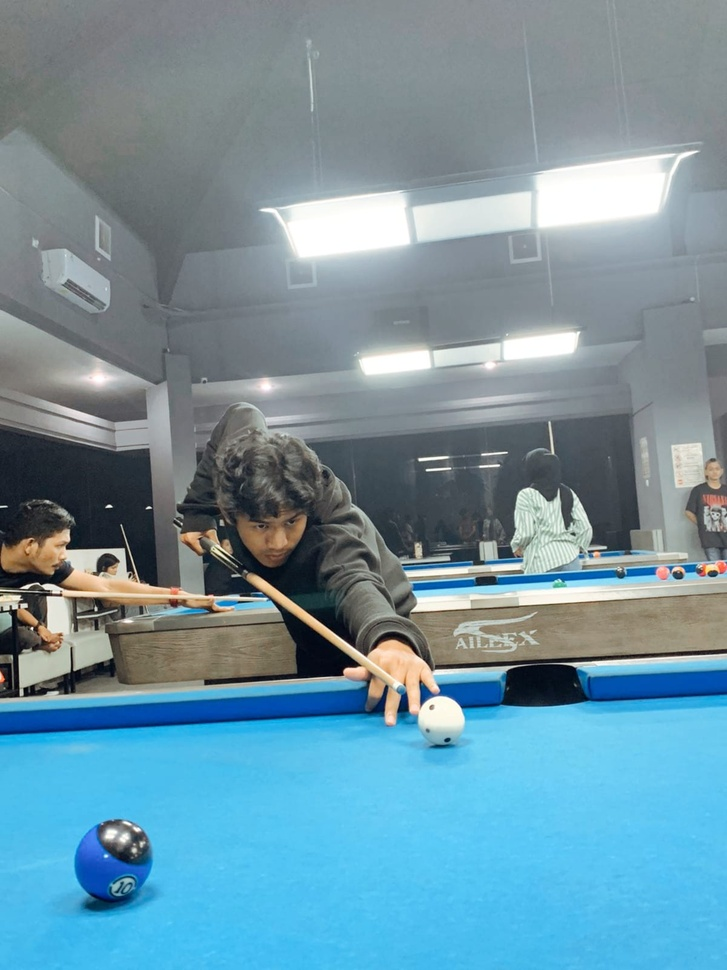
#> input picture belajar-python/Study_ Opencv/image_processing/zaed.jpeg, 727 x 970 px, shrunk from 1200 x 1600 before the run
$ python 'belajar_opencv3(mengubahtranslasi-poto).py'
#> lines starting #> are read from the running program, lines starting #| are printed output that depends on the picture
import cv2
import matplotlib.pyplot as plt
import numpy as np

# Read image from disk
img = cv2.imread('zaed.jpeg')
#> img is the input picture: shape (970, 727, 3); mean B, G, R 162.7, 148.4, 113.4
# Convert BRG to RGB
image_rgb = cv2.cvtColor(img, cv2.COLOR_BGR2RGB)

width = image_rgb.shape[1]
#> width = 727
height = image_rgb.shape[0]
#> height = 970

tx = -70
ty = -100

# Translation Matrix
translation_matrix = np.array([[1,0,tx],[0,1,ty]],dtype = np.float32)

# warpAffine does appropriate shifting given the translation matrix
translated_image = cv2.warpAffine(image_rgb, translation_matrix,(width, height))
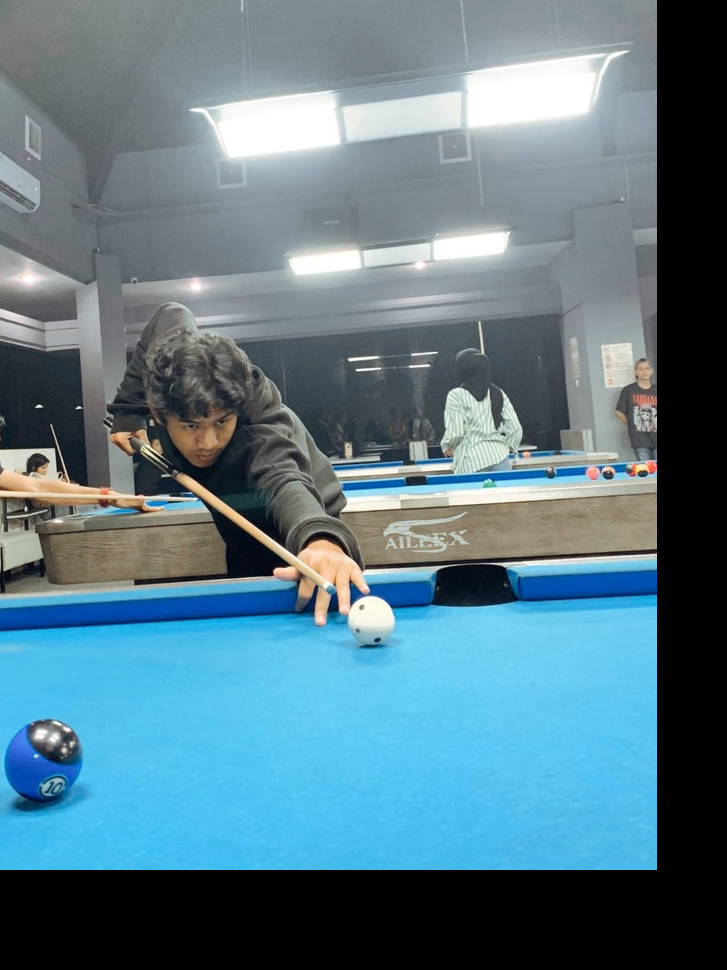
#> translated_image: shape (970, 727, 3); mean R, G, B 91.4, 122.4, 135.3
# Create Subplot
fig, axs = plt.subplots(1,2, figsize = (7, 4))

# Plot the original image
axs[0].imshow(image_rgb)
axs[0].set_title('Original Image')

# Plot the translation Image
axs[1].imshow(translated_image)
axs[1].set_title('Translation Image')

# Remove ticks from the subplots
for ax in axs:
    ax.set_xticks([])
    ax.set_yticks([])

# Display the subplot
plt.tight_layout()
plt.show()
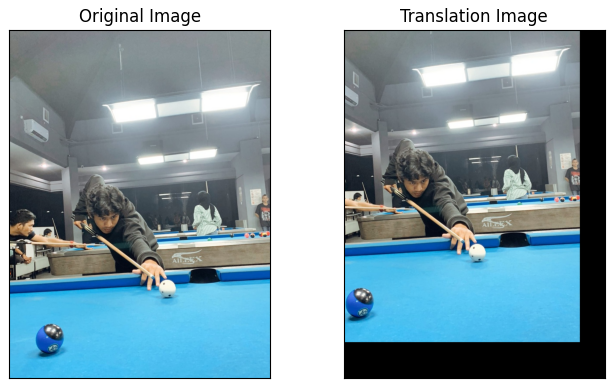
#> figure drawn by matplotlib, 2 panels

$ run again, with belajar-python/Study_ Opencv/image_processing/example.jpg copied over belajar-python/Study_ Opencv/image_processing/zaed.jpeg
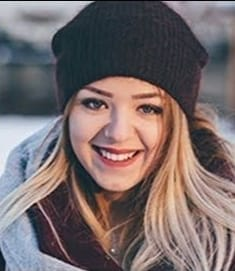
#> input picture belajar-python/Study_ Opencv/image_processing/example.jpg, 235 x 271 px
#> img is the input picture: shape (271, 235, 3); mean B, G, R 107.2, 106.9, 119.9
#> `translated_image = cv2.warpAffine(image_rgb, translation_matrix,(width..`:
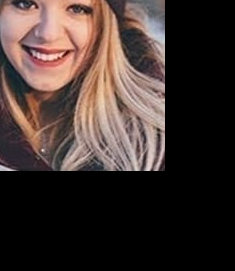
#> translated_image: shape (271, 235, 3); mean R, G, B 64.4, 51, 47.2
#> `plt.show()`:
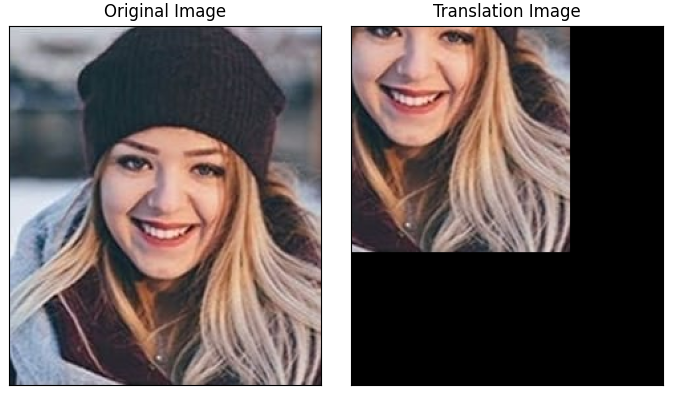
#> figure drawn by matplotlib, 2 panels
